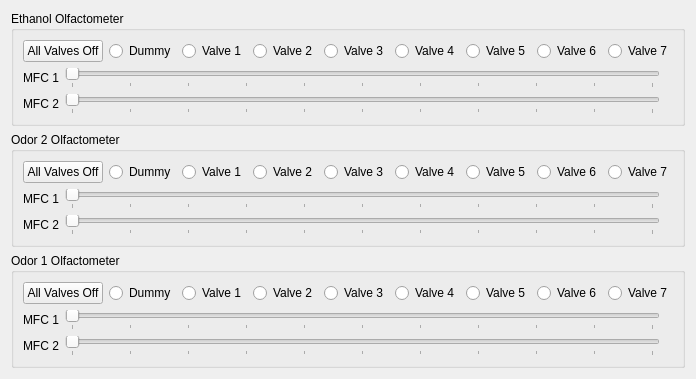
      <widget class="QWidget" name="olfactometersControlTab">
       <attribute name="title">
        <string>Olfactometer Controls</string>
       </attribute>
       <layout class="QVBoxLayout" name="verticalLayout_2">
        <item>
         <widget class="QGroupBox" name="groupBox">
          <property name="title">
           <string>Ethanol Olfactometer</string>
          </property>
          <layout class="QVBoxLayout" name="verticalLayout_4">
           <item>
            <layout class="QHBoxLayout" name="horizontalLayout_2">
             <item>
              <widget class="QPushButton" name="ethanolOffPushButton">
               <property name="text">
                <string>All Valves Off</string>
               </property>
              </widget>
             </item>
             <item>
              <widget class="QRadioButton" name="ethanolValve0RadioButton">
               <property name="text">
                <string>Dummy</string>
               </property>
              </widget>
             </item>
             <item>
              <widget class="QRadioButton" name="ethanolValve1RadioButton">
               <property name="text">
                <string>Valve 1</string>
               </property>
              </widget>
             </item>
             <item>
              <widget class="QRadioButton" name="ethanolValve2RadioButton">
               <property name="text">
                <string>Valve 2</string>
               </property>
              </widget>
             </item>
             <item>
              <widget class="QRadioButton" name="ethanolValve3RadioButton">
               <property name="text">
                <string>Valve 3</string>
               </property>
              </widget>
             </item>
             <item>
              <widget class="QRadioButton" name="ethanolValve4RadioButton">
               <property name="text">
                <string>Valve 4</string>
               </property>
              </widget>
             </item>
             <item>
              <widget class="QRadioButton" name="ethanolValve5RadioButton">
               <property name="text">
                <string>Valve 5</string>
               </property>
              </widget>
             </item>
             <item>
              <widget class="QRadioButton" name="ethanolValve6RadioButton">
               <property name="text">
                <string>Valve 6</string>
               </property>
              </widget>
             </item>
             <item>
              <widget class="QRadioButton" name="ethanolValve7RadioButton">
               <property name="text">
                <string>Valve 7</string>
               </property>
              </widget>
             </item>
            </layout>
           </item>
           <item>
            <layout class="QHBoxLayout" name="horizontalLayout_6">
             <item>
              <widget class="QLabel" name="ethanolMfc0Label">
               <property name="text">
                <string>MFC 1</string>
               </property>
              </widget>
             </item>
             <item>
              <widget class="QSlider" name="ethanolMfc0HorizontalSlider">
               <property name="maximum">
                <number>100</number>
               </property>
               <property name="orientation">
                <enum>Qt::Horizontal</enum>
               </property>
               <property name="tickPosition">
                <enum>QSlider::TicksBelow</enum>
               </property>
               <property name="tickInterval">
                <number>10</number>
               </property>
              </widget>
             </item>
             <item>
              <widget class="QLabel" name="ethanolMfc0ValueLabel">
               <property name="text">
                <string/>
               </property>
              </widget>
             </item>
            </layout>
           </item>
           <item>
            <layout class="QHBoxLayout" name="horizontalLayout_7">
             <item>
              <widget class="QLabel" name="ethanolMfc1Label">
               <property name="text">
                <string>MFC 2</string>
               </property>
              </widget>
             </item>
             <item>
              <widget class="QSlider" name="ethanolMfc1HorizontalSlider">
               <property name="maximum">
                <number>100</number>
               </property>
               <property name="orientation">
                <enum>Qt::Horizontal</enum>
               </property>
               <property name="tickPosition">
                <enum>QSlider::TicksBelow</enum>
               </property>
               <property name="tickInterval">
                <number>10</number>
               </property>
              </widget>
             </item>
             <item>
              <widget class="QLabel" name="ethanolMfc1ValueLabel">
               <property name="text">
                <string/>
               </property>
              </widget>
             </item>
            </layout>
           </item>
          </layout>
         </widget>
        </item>
        <item>
         <widget class="QGroupBox" name="groupBox_2">
          <property name="title">
           <string>Odor 2 Olfactometer</string>
          </property>
          <layout class="QVBoxLayout" name="verticalLayout_6">
           <item>
            <layout class="QHBoxLayout" name="horizontalLayout_8">
             <item>
              <widget class="QPushButton" name="odor1OffPushButton">
               <property name="text">
                <string>All Valves Off</string>
               </property>
              </widget>
             </item>
             <item>
              <widget class="QRadioButton" name="odor1Valve0RadioButton">
               <property name="text">
                <string>Dummy</string>
               </property>
              </widget>
             </item>
             <item>
              <widget class="QRadioButton" name="odor1Valve1RadioButton">
               <property name="text">
                <string>Valve 1</string>
               </property>
              </widget>
             </item>
             <item>
              <widget class="QRadioButton" name="odor1Valve2RadioButton">
               <property name="text">
                <string>Valve 2</string>
               </property>
              </widget>
             </item>
             <item>
              <widget class="QRadioButton" name="odor1Valve3RadioButton">
               <property name="text">
                <string>Valve 3</string>
               </property>
              </widget>
             </item>
             <item>
              <widget class="QRadioButton" name="odor1Valve4RadioButton">
               <property name="text">
                <string>Valve 4</string>
               </property>
              </widget>
             </item>
             <item>
              <widget class="QRadioButton" name="odor1Valve5RadioButton">
               <property name="text">
                <string>Valve 5</string>
               </property>
              </widget>
             </item>
             <item>
              <widget class="QRadioButton" name="odor1Valve6RadioButton">
               <property name="text">
                <string>Valve 6</string>
               </property>
              </widget>
             </item>
             <item>
              <widget class="QRadioButton" name="odor1Valve7RadioButton">
               <property name="text">
                <string>Valve 7</string>
               </property>
              </widget>
             </item>
            </layout>
           </item>
           <item>
            <layout class="QHBoxLayout" name="horizontalLayout_9">
             <item>
              <widget class="QLabel" name="odor1Mfc0Label">
               <property name="text">
                <string>MFC 1</string>
               </property>
              </widget>
             </item>
             <item>
              <widget class="QSlider" name="odor1Mfc0HorizontalSlider">
               <property name="maximum">
                <number>100</number>
               </property>
               <property name="orientation">
                <enum>Qt::Horizontal</enum>
               </property>
               <property name="tickPosition">
                <enum>QSlider::TicksBelow</enum>
               </property>
               <property name="tickInterval">
                <number>10</number>
               </property>
              </widget>
             </item>
             <item>
              <widget class="QLabel" name="odor1Mfc0ValueLabel">
               <property name="text">
                <string/>
               </property>
              </widget>
             </item>
            </layout>
           </item>
           <item>
            <layout class="QHBoxLayout" name="horizontalLayout_10">
             <item>
              <widget class="QLabel" name="odor1Mfc1Label">
               <property name="text">
                <string>MFC 2</string>
               </property>
              </widget>
             </item>
             <item>
              <widget class="QSlider" name="odor1Mfc1HorizontalSlider">
               <property name="maximum">
                <number>100</number>
               </property>
               <property name="orientation">
                <enum>Qt::Horizontal</enum>
               </property>
               <property name="tickPosition">
                <enum>QSlider::TicksBelow</enum>
               </property>
               <property name="tickInterval">
                <number>10</number>
               </property>
              </widget>
             </item>
             <item>
              <widget class="QLabel" name="odor1Mfc1ValueLabel">
               <property name="text">
                <string/>
               </property>
              </widget>
             </item>
            </layout>
           </item>
          </layout>
         </widget>
        </item>
        <item>
         <widget class="QGroupBox" name="groupBox_3">
          <property name="title">
           <string>Odor 1 Olfactometer</string>
          </property>
          <layout class="QVBoxLayout" name="verticalLayout_10">
           <item>
            <layout class="QHBoxLayout" name="horizontalLayout_11">
             <item>
              <widget class="QPushButton" name="odor0OffPushButton">
               <property name="text">
                <string>All Valves Off</string>
               </property>
              </widget>
             </item>
             <item>
              <widget class="QRadioButton" name="odor0Valve0RadioButton">
               <property name="text">
                <string>Dummy</string>
               </property>
              </widget>
             </item>
             <item>
              <widget class="QRadioButton" name="odor0Valve1RadioButton">
               <property name="text">
                <string>Valve 1</string>
               </property>
              </widget>
             </item>
             <item>
              <widget class="QRadioButton" name="odor0Valve2RadioButton">
               <property name="text">
                <string>Valve 2</string>
               </property>
              </widget>
             </item>
             <item>
              <widget class="QRadioButton" name="odor0Valve3RadioButton">
               <property name="text">
                <string>Valve 3</string>
               </property>
              </widget>
             </item>
             <item>
              <widget class="QRadioButton" name="odor0Valve4RadioButton">
               <property name="text">
                <string>Valve 4</string>
               </property>
              </widget>
             </item>
             <item>
              <widget class="QRadioButton" name="odor0Valve5RadioButton">
               <property name="text">
                <string>Valve 5</string>
               </property>
              </widget>
             </item>
             <item>
              <widget class="QRadioButton" name="odor0Valve6RadioButton">
               <property name="text">
                <string>Valve 6</string>
               </property>
              </widget>
             </item>
             <item>
              <widget class="QRadioButton" name="odor0Valve7RadioButton">
               <property name="text">
                <string>Valve 7</string>
               </property>
              </widget>
             </item>
            </layout>
           </item>
           <item>
            <layout class="QHBoxLayout" name="horizontalLayout_12">
             <item>
              <widget class="QLabel" name="odor0Mfc0Label">
               <property name="text">
                <string>MFC 1</string>
               </property>
              </widget>
             </item>
             <item>
              <widget class="QSlider" name="odor0Mfc0HorizontalSlider">
               <property name="maximum">
                <number>100</number>
               </property>
               <property name="orientation">
                <enum>Qt::Horizontal</enum>
               </property>
               <property name="tickPosition">
                <enum>QSlider::TicksBelow</enum>
               </property>
               <property name="tickInterval">
                <number>10</number>
               </property>
              </widget>
             </item>
             <item>
              <widget class="QLabel" name="odor0Mfc0ValueLabel">
               <property name="text">
                <string/>
               </property>
              </widget>
             </item>
            </layout>
           </item>
           <item>
            <layout class="QHBoxLayout" name="horizontalLayout_13">
             <item>
              <widget class="QLabel" name="odor0Mfc1Label">
               <property name="text">
                <string>MFC 2</string>
               </property>
              </widget>
             </item>
             <item>
              <widget class="QSlider" name="odor0Mfc1HorizontalSlider">
               <property name="maximum">
                <number>100</number>
               </property>
               <property name="orientation">
                <enum>Qt::Horizontal</enum>
               </property>
               <property name="tickPosition">
                <enum>QSlider::TicksBelow</enum>
               </property>
               <property name="tickInterval">
                <number>10</number>
               </property>
              </widget>
             </item>
             <item>
              <widget class="QLabel" name="odor0Mfc1ValueLabel">
               <property name="text">
                <string/>
               </property>
              </widget>
             </item>
            </layout>
           </item>
          </layout>
         </widget>
        </item>
       </layout>
      </widget>
